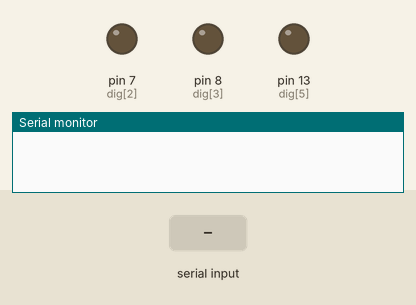
Bench run of a sketch on a simulated Arduino Uno, built with avr-gcc and run on an emulated ATmega328P. Shown: output pins drawn as LEDs (lit = HIGH), the last lines printed to the serial monitor. Inputs (shaded band) come from the test bench.

Above: at 1.2 s.
1.3 s: "W21\n" received over Serial
At 2.5 s:
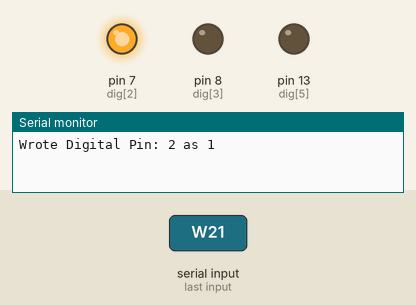
2.8 s: "C50\n" received over Serial
4.3 s: "P90\n" received over Serial
Timing chart, 0 to 7.3 s (numbered marks = the images above; inputs shaded):
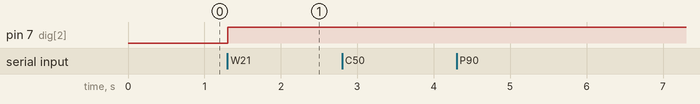

Measured:
- after the input at 1.3 s, pin 7 (dig[2]): LOW → HIGH at once

The sketch:

RS232_Abra_PRO_DAQ_v_2_0.ino
```cpp
/*
 * -----------------------------------------------------------
 * PRO_DAQ written by Patchoulino 10/2015
 * -----------------------------------------------------------
 * -------------------List of commands------------------------
 * -----------------------------------------------------------
 * -----C   Configures the digital pins for input or ourput---
 *     "C50" = Configure dig5(pin13) as OUTPUT
 *     "C01" = Configure dig0(pin2) as INPUT
 * -----------------------------------------------------------
 * -----R   Configures and reads a digital pin, returns 0-1---
 *     "R1" = Configure dig5(pin4) as INPUT and returns 0-1
 *     "R4" = Configure dig0(pin12) as INPUT and returns 0-1
 *     "RT" = Configures all digital pins as INPUTs and
 *            returns a byte(0-63) value corresponding the
 *            binary value of the pins.  b010101 = 21
 *            pin5  pin4  pin3  pin2  pin1  pin0    all
 *            +32   +16   +8    +4    +2    +1   =  0~63
 * -----------------------------------------------------------
 * -----W   Configures and writes a digital pin HIGH or LOW---
 *     "W21" = Configure dig5(pin7) as OUTPUT HIGH
 *     "W30" = Configure dig0(pin8) as OUTPUT LOW
 *     "WTX" = Configures all digital pins as OUTPUTs and
 *             decodes the char sent to binary to write to
 *             each pin.  'X' = 88 = b[01]011000
 *            pin5  pin4  pin3  pin2  pin1  pin0
 *             0     1     1     0     0     0
 * -----------------------------------------------------------
 * -----A   Reads an analog pin and returns 0-255-------------
 *     "A0" = Reads "A0" and sends it's value 0-255
 *     "A5" = Reads "A5" and sends it's value 0-255
 * -----------------------------------------------------------
 * -----P   Writes PWM to the pwm specific pins from 0-255----
 *     "P1!" = Writes to PWM1(pin5) the decimal value of "!"
 *             '!' = 33 (12.94% Duty)
 *     "P4~" = Writes to PWM4(pin10) the decimal value of "~"
 *             '~' = 126 (49.41% Duty)
 * -----------------------------------------------------------
 * -----S   Attaches a Servo motor into the specific digital--
 *          pin, when this occurs, the pin can no longer be---
 *          used as output------------------------------------
 *          the readed value can be mapped from to 9-180------
 *          as the values between 1-8 make hobby servos noisy-
 *     "S0 " = Writes to Servo0(pin2) the decimal value of " "
 *             ' ' = 32°
 *     "S2Z" = Writes to Servo2(pin7) the decimal value of "Z"
 *             'Z' = 90°
 *     "S5~" = Writes to Servo5(pin13) the decimal value of "~"
 *             '~' = 126°
 * -----------------------------------------------------------
 */

#include "Streaming.h"

// Change to 1 when using Arduino Serial Monitor for testing
const short Arduino_Serial_Monitor = 1;

const int dig[] = {2, 4, 7, 8, 12, 13};
const int pwm[] = {3, 5, 6, 9, 10, 11};
const int adc[] = {A0, A1, A2, A3, A4, A5};

#include <Servo.h>
Servo srv[6];

void setup()
{
  Serial.begin(9600);  //Arduino Serial Monitor
}

void loop()
{
  int command = 0;
  int pin = 0;
  int Byte0 = 0;

  if(Serial.available())
  {
    command = Serial.read();
    switch(command)
    {
      case 'C': //Configure digital pins as INPUTS or OUTPUTS
      case 'R': //Reads digital pins and sends 0 or 1
      case 'W': //Writes digital pins as LOW or HIGH
      case 'A': //Reads analog pins and sends 0 to 255
      case 'P': //Writes PWM to analog outputs from 0 to 255
      case 'S': //Control Servo motor position from 0 to 180°
        while(!Serial.available()){}
        pin = Serial.read();
        if(isDigit(pin))  pin = pin - '0';  //Convert Chr to Int
        else  if(pin != 'T')  command = 0;  //To avoid random pin values
        if(command == 'C' || command == 'W' || command == 'P' || command == 'S')
        {
          while(!Serial.available()){}
          Byte0 = Serial.read();
        }
        break;
      case '.':
        Serial.write(10);
        Serial.write(13);
        break;
      default: //Used to confirm DAQ Communication
        Serial.write(command);
        break;
    }
  }

  switch(command)
  {
    case 'C':
      if(Byte0 == '0')  pinMode(dig[pin], OUTPUT);
      else              pinMode(dig[pin], INPUT);
      if(Arduino_Serial_Monitor)  Serial << "Configured Digital Pin: " << pin << " as " << _BYTE(Byte0) << endl;
      break;
    case 'R':
      if(pin == 'T')
      {
        for(int i = 0; i <= (sizeof(dig) / 2 - 1); i++)
        {
          digitalWrite(dig[i], LOW);
          pinMode(dig[i], INPUT);
          if(digitalRead(dig[i])) Byte0 += pow(2, i);
        }
        if(Arduino_Serial_Monitor)  Serial << "Read Digital Pin: ALL = ";
      }
      else
      {
        digitalWrite(dig[pin], LOW);
        pinMode(dig[pin], INPUT);
        Byte0 = digitalRead(dig[pin]);
        if(Arduino_Serial_Monitor)  Serial << "Read Digital Pin: " << pin << " = ";
      }
      if(Arduino_Serial_Monitor)  Serial.println(Byte0);
      else                        Serial.write(Byte0);
      break;
    case 'W':
      if(pin == 'T')
      {
        if(Arduino_Serial_Monitor)  Serial << "Wrote Digital Pin: ALL as " << Byte0 << endl;
        int bin;
        for(int i = 0; i <= (sizeof(dig) / 2 - 1); i++)
        {
          pinMode(dig[i], OUTPUT);
          bin = Byte0 % 2;
          Byte0 = Byte0 / 2;
          if(bin != 0)  digitalWrite(dig[i], HIGH);
          else          digitalWrite(dig[i], LOW);
        }
      }
      else
      {
        pinMode(dig[pin], OUTPUT);
        if(Byte0 == '1')  digitalWrite(dig[pin], HIGH);
        else              digitalWrite(dig[pin], LOW);
        if(Arduino_Serial_Monitor)  Serial << "Wrote Digital Pin: " << pin << " as " << _BYTE(Byte0) << endl;
      }
      break;
    case 'A':
      Byte0 = analogRead(adc[pin]) / 4;
      if(Arduino_Serial_Monitor)  Serial << "Read Analog(ADC) pin: " << pin << " = " << Byte0 << endl;
      else                        Serial.write(Byte0);
      break;
    case 'P':
      analogWrite(pwm[pin], Byte0);
      if(Arduino_Serial_Monitor)  Serial << "Wrote Analog(PWM) pin: " << pin << " as " << Byte0 << endl;
      break;
    case 'S':
      if(Byte0 > 180) Byte0 = 180;
      //Byte0 = Byte0 * 0.95 + 9;  //map(Byte0, 0, 180, 9, 180);
      srv[pin].attach(dig[pin]);
      srv[pin].write(Byte0);
      if(Arduino_Serial_Monitor)  Serial << "Wrote Servo pin: " << pin << " as " << Byte0 << endl;
      break;
  }
}

/*
 * Sending Serial.print sends char by char the number made
 * AN0  ->  printf(171) ->  pc  ->  1 ,  7 ,  1   by its own
 * Sending Serial.write sends the char and that's it
 * AN0  ->  write(171)  ->  pc  ->  Chr(171) = ¬
 * Use print for Arduino Serial Monitor, write for byte control
 * on external program (Visual Basic, DevC, LabVIEW, Matlab, etc...)
 */
```
